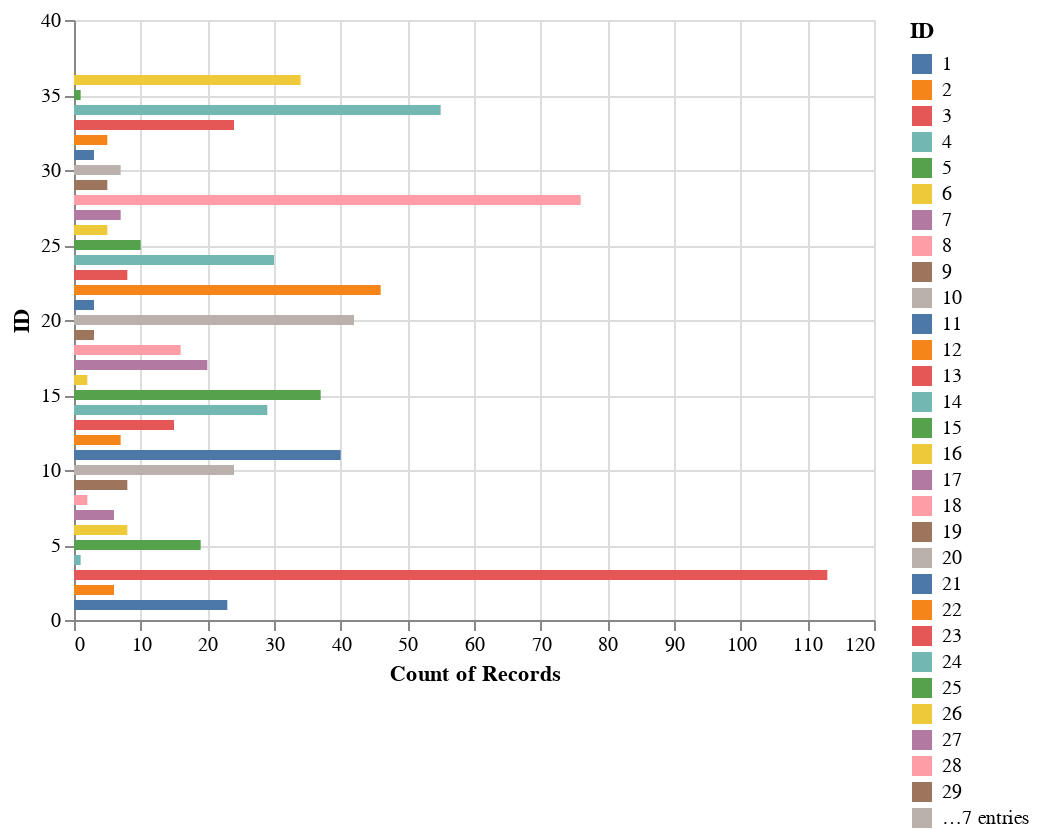

Notebook source saved alongside this figure:
### Code cell
bars = alt.Chart(data). mark_bar(). encode(y= 'ID', color= 'ID:N', x='count(ID):Q'). interactive(). add_selection(brush)

bars

### Figure 1 — Vega-Lite specification as saved in the notebook (floating-point values rounded to 4 significant figures; data arrays with more than 128 entries replaced by an {"elided": "..."} marker saying what was removed)
{"config": {"view": {"continuousWidth": 400, "continuousHeight": 300}}, "data": {"name": "data-f286d4973bcea1ca199e9ee197b40641"}, "mark": "bar", "encoding": {"color": {"type": "nominal", "field": "ID"}, "x": {"type": "quantitative", "aggregate": "count", "field": "ID"}, "y": {"type": "quantitative", "field": "ID"}}, "selection": {"selector004": {"type": "interval", "bind": "scales", "encodings": ["x", "y"]}, "selector002": {"type": "interval"}}, "$schema": "https://vega.github.io/schema/vega-lite/v4.8.1.json", "datasets": {"data-f286d4973bcea1ca199e9ee197b40641": {"elided": "740 records"}}}
